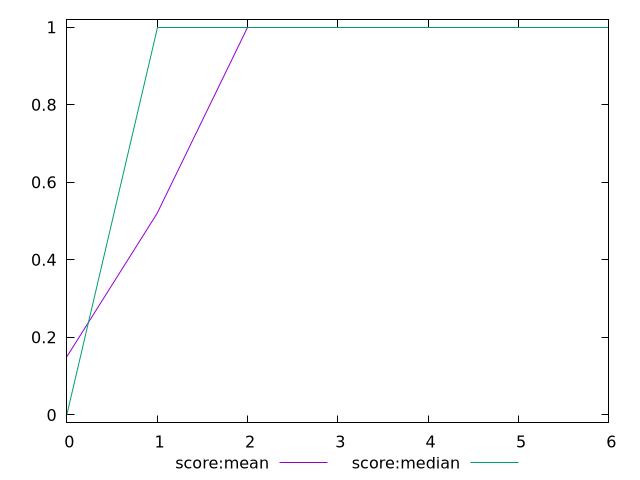

This figure's gnuplot source:
$_scoreMean <<EOF
0 0.15
1 0.52
2 1
3 1
4 1
5 1
6 1
EOF
$_scoreMedian <<EOF
0 0
1 1
2 1
3 1
4 1
5 1
6 1
EOF
set key outside below
set terminal pngcairo
set output "report_00006_2020-11-02T20-21-41.718Z/third-party-summary/progession_score:mean_score:median.png"
set yrange [-0.02:1.02]
plot $_scoreMean title "score:mean" with line ,$_scoreMedian title "score:median" with line ,
